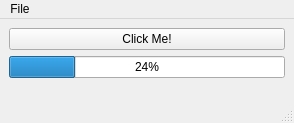
<?xml version="1.0" encoding="UTF-8"?>
<ui version="4.0">
 <class>MainWindow</class>
 <widget class="QMainWindow" name="MainWindow">
  <property name="geometry">
   <rect>
    <x>0</x>
    <y>0</y>
    <width>294</width>
    <height>123</height>
   </rect>
  </property>
  <property name="windowTitle">
   <string>MainWindow</string>
  </property>
  <widget class="QWidget" name="centralwidget">
   <layout class="QVBoxLayout" name="verticalLayout">
    <item>
     <widget class="QPushButton" name="pushButton">
      <property name="text">
       <string>Click Me!</string>
      </property>
     </widget>
    </item>
    <item>
     <widget class="QProgressBar" name="progressBar">
      <property name="value">
       <number>24</number>
      </property>
     </widget>
    </item>
    <item>
     <spacer name="verticalSpacer">
      <property name="orientation">
       <enum>Qt::Vertical</enum>
      </property>
      <property name="sizeHint" stdset="0">
       <size>
        <width>20</width>
        <height>40</height>
       </size>
      </property>
     </spacer>
    </item>
   </layout>
  </widget>
  <widget class="QMenuBar" name="menubar">
   <property name="geometry">
    <rect>
     <x>0</x>
     <y>0</y>
     <width>294</width>
     <height>22</height>
    </rect>
   </property>
   <widget class="QMenu" name="menuFile">
    <property name="title">
     <string>File</string>
    </property>
    <addaction name="actionQuit"/>
   </widget>
   <addaction name="menuFile"/>
  </widget>
  <widget class="QStatusBar" name="statusbar"/>
  <action name="actionQuit">
   <property name="text">
    <string>Quit</string>
   </property>
  </action>
 </widget>
 <resources/>
 <connections>
  <connection>
   <sender>actionQuit</sender>
   <signal>activated()</signal>
   <receiver>MainWindow</receiver>
   <slot>close()</slot>
   <hints>
    <hint type="sourcelabel">
     <x>-1</x>
     <y>-1</y>
    </hint>
    <hint type="destinationlabel">
     <x>399</x>
     <y>299</y>
    </hint>
   </hints>
  </connection>
 </connections>
</ui>
